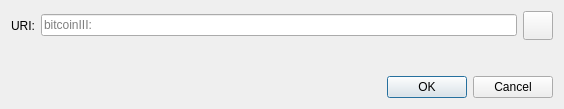
<?xml version="1.0" encoding="UTF-8"?>
<ui version="4.0">
 <class>OpenURIDialog</class>
 <widget class="QDialog" name="OpenURIDialog">
  <property name="geometry">
   <rect>
    <x>0</x>
    <y>0</y>
    <width>564</width>
    <height>109</height>
   </rect>
  </property>
  <property name="windowTitle">
   <string>Open bitcoinIII URI</string>
  </property>
  <layout class="QVBoxLayout" name="verticalLayout">
   <item>
    <layout class="QHBoxLayout" name="horizontalLayout">
     <item>
      <widget class="QLabel" name="label">
       <property name="text">
        <string>URI:</string>
       </property>
      </widget>
     </item>
     <item>
      <widget class="QValidatedLineEdit" name="uriEdit">
       <property name="placeholderText">
        <string notr="true">bitcoinIII:</string>
       </property>
      </widget>
     </item>
     <item>
      <widget class="QToolButton" name="pasteButton">
       <property name="toolTip">
        <string extracomment="Tooltip text for button that allows you to paste an address that is in your clipboard.">Paste address from clipboard</string>
       </property>
       <property name="text">
        <string/>
       </property>
       <property name="icon">
        <iconset resource="../bitcoinIII.qrc">
         <normaloff>:/icons/editpaste</normaloff>:/icons/editpaste
        </iconset>
       </property>
       <property name="iconSize">
        <size>
         <width>22</width>
         <height>22</height>
        </size>
       </property>
      </widget>
     </item>
    </layout>
   </item>
   <item>
    <spacer name="verticalSpacer">
     <property name="orientation">
      <enum>Qt::Vertical</enum>
     </property>
     <property name="sizeHint" stdset="0">
      <size>
       <width>20</width>
       <height>40</height>
      </size>
     </property>
    </spacer>
   </item>
   <item>
    <widget class="QDialogButtonBox" name="buttonBox">
     <property name="orientation">
      <enum>Qt::Horizontal</enum>
     </property>
     <property name="standardButtons">
      <set>QDialogButtonBox::Cancel|QDialogButtonBox::Ok</set>
     </property>
    </widget>
   </item>
  </layout>
 </widget>
 <customwidgets>
  <customwidget>
   <class>QValidatedLineEdit</class>
   <extends>QLineEdit</extends>
   <header>qt/qvalidatedlineedit.h</header>
  </customwidget>
 </customwidgets>
 <resources/>
 <connections>
  <connection>
   <sender>buttonBox</sender>
   <signal>accepted()</signal>
   <receiver>OpenURIDialog</receiver>
   <slot>accept()</slot>
   <hints>
    <hint type="sourcelabel">
     <x>248</x>
     <y>254</y>
    </hint>
    <hint type="destinationlabel">
     <x>157</x>
     <y>274</y>
    </hint>
   </hints>
  </connection>
  <connection>
   <sender>buttonBox</sender>
   <signal>rejected()</signal>
   <receiver>OpenURIDialog</receiver>
   <slot>reject()</slot>
   <hints>
    <hint type="sourcelabel">
     <x>316</x>
     <y>260</y>
    </hint>
    <hint type="destinationlabel">
     <x>286</x>
     <y>274</y>
    </hint>
   </hints>
  </connection>
 </connections>
</ui>
